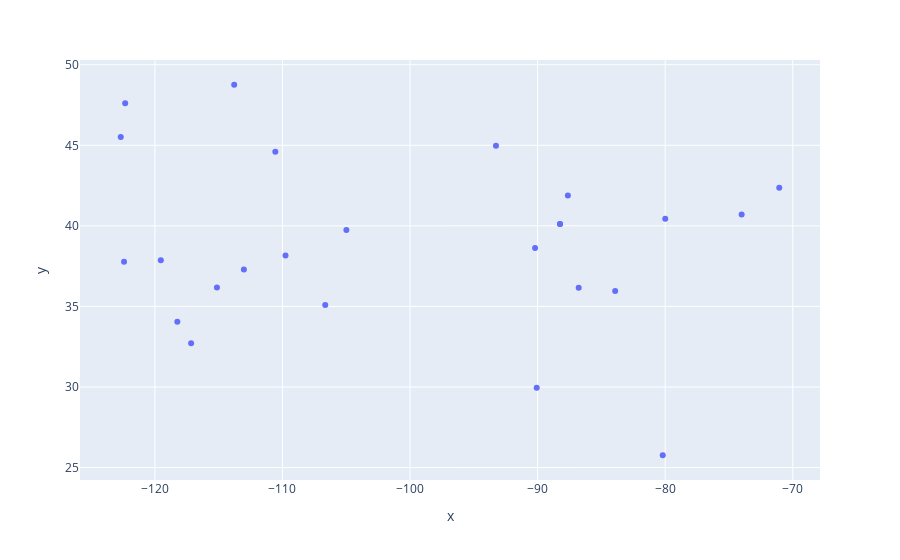

Source (notebook cell):
### Code cell
px.scatter(x=LongLat["Longitudes"],y=LongLat["Latitudes"])

### Figure 1 — Plotly figure (JSON) as saved in the notebook; plotly's stock layout.template omitted (floating-point values rounded to 4 significant figures)
{"data": [{"hovertemplate": "x=%{x}<br>y=%{y}<extra></extra>", "legendgroup": "", "marker": {"color": "#636efa", "symbol": "circle"}, "mode": "markers", "name": "", "orientation": "v", "showlegend": false, "type": "scatter", "x": [-88.24, -87.63, -93.27, -105.0, -110.6, -113.8, -122.3, -122.7, -122.4, -119.5, -118.2, -117.2, -115.1, -113.0, -109.8, -106.7, -90.07, -80.19, -74.01, -71.06, -80.0, -83.92, -86.78, -90.2, -88.24], "xaxis": "x", "y": [40.12, 41.88, 44.98, 39.74, 44.6, 48.76, 47.61, 45.52, 37.77, 37.87, 34.05, 32.72, 36.17, 37.3, 38.16, 35.08, 29.95, 25.76, 40.71, 42.36, 40.44, 35.96, 36.16, 38.63, 40.12], "yaxis": "y"}], "layout": {"autosize": true, "legend": {"tracegroupgap": 0}, "margin": {"t": 60}, "xaxis": {"anchor": "y", "autorange": true, "domain": [0, 1], "range": [-125.8, -67.93], "title": {"text": "x"}, "type": "linear"}, "yaxis": {"anchor": "x", "autorange": true, "domain": [0, 1], "range": [23.98, 50.54], "title": {"text": "y"}, "type": "linear"}}}
